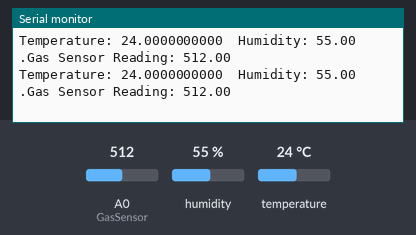
The sketch below on a simulated Arduino Uno, built with avr-gcc and run on an emulated ATmega328P. Shown: the last lines printed to the serial monitor. Inputs (shaded band) come from the test bench; at power-on: A0 (GasSensor) = 512, humidity 55 %, temperature 24 °C.

Above: at 8.2 s.
8.3 s: A0 (GasSensor) set to 11
At 11.0 s:
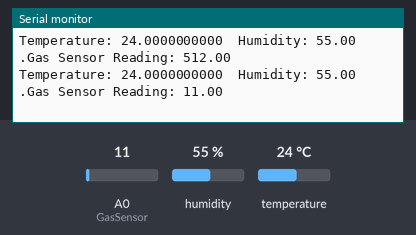
14.4 s: A0 (GasSensor) set to 8
At 15.1 s:
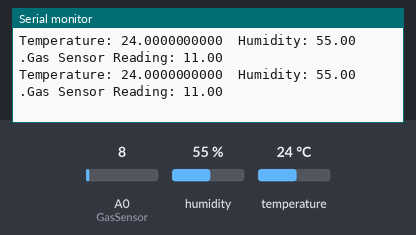
Timing chart, 0 to 17.4 s (numbered marks = the images above; inputs shaded):
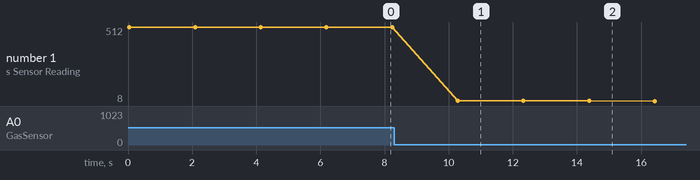

Measured:
- after the input at 8.3 s, the serial monitor: prints a new line after 2.0 s (image 1)
- plotted number 1: 512 → 11 after the input at 8.3 s, 11 → 8 after the input at 14.4 s

The sketch:

main.ino
```cpp
#include <SHT1x.h>
#define dataPin  10
#define clockPin 11
#define GasSensor A0
SHT1x sht1x(dataPin, clockPin);

void setup() {
  // put your setup code here, to run once:
Serial.begin(9600);
pinMode(GasSensor , INPUT);
}

void loop() {
  // put your main code here, to run repeatedly:
  float temp_c;
  //float temp_f;
  float humidity;
  float gas;
  // Read values from the sensor
  temp_c = sht1x.readTemperatureC();
  //temp_f = sht1x.readTemperatureF();
  humidity = sht1x.readHumidity();
  gas = analogRead(GasSensor);
  // Print the values to the serial port
  Serial.print("Temperature: ");
  Serial.print(temp_c, DEC);
  Serial.print(" ");
  //Serial.print(temp_f, DEC);
  Serial.print(" Humidity: ");
  Serial.print(humidity);
  Serial.print(" .");
  Serial.print("Gas Sensor Reading: ");
  Serial.println(gas);
  delay(2000);
}
```
